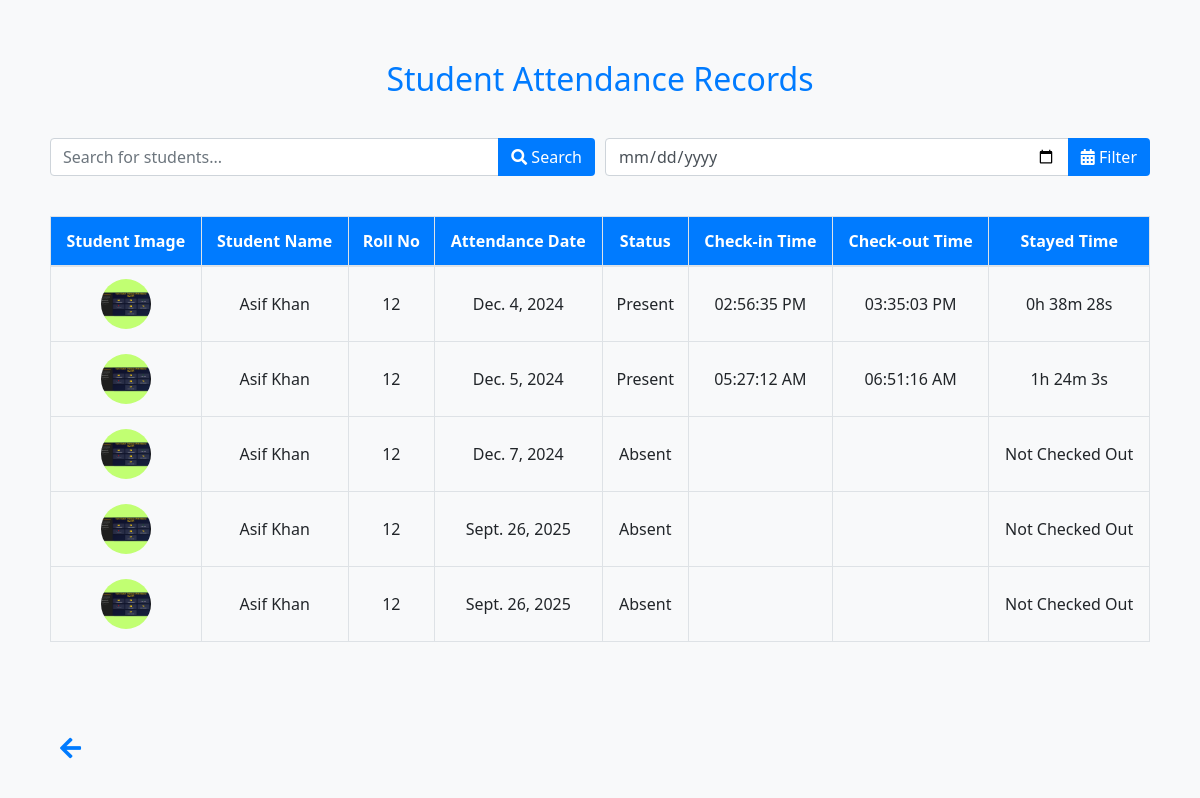
The app's page /attendance/ (signed in) with its own data.
### app1/models.py (models this page shows, shortened)
class Attendance(models.Model):
    student = models.ForeignKey(Student, on_delete=models.CASCADE)
    date = models.DateField()
    check_in_time = models.DateTimeField(null=True, blank=True)
    check_out_time = models.DateTimeField(null=True, blank=True)
    status = models.CharField(max_length=20, choices=[('Present', 'Present'), ('Absent', 'Absent')], default='Absent')
    is_late = models.BooleanField(default=False)
    email_sent = models.BooleanField(default=False)
    def calculate_duration(self):
        if self.check_in_time and self.check_out_time:
            duration = self.check_out_time - self.check_in_time
            hours, remainder = divmod(duration.total_seconds(), 3600)
            minutes, seconds = divmod(remainder, 60)
            return f"{int(hours)}h {int(minutes)}m {int(seconds)}s"
        return None

class Student(models.Model):
    user = models.OneToOneField(User, on_delete=models.CASCADE, related_name="student_profile")
    name = models.CharField(max_length=255)
    email = models.EmailField(max_length=255)
    phone_number = models.CharField(max_length=15)
    student_class = models.CharField(max_length=100)
    image = models.ImageField(upload_to='students/')
    authorized = models.BooleanField(default=False)
    roll_no = models.CharField(max_length=20)
    address = models.TextField()
    date_of_birth = models.DateField()
    joining_date = models.DateField()
    mother_name = models.CharField(max_length=255)
    father_name = models.CharField(max_length=255)

### app1/views.py (the view)
# urls.py: path('attendance/', views.student_attendance, name='student_attendance'),
@login_required
def student_attendance(request):
    user = request.user
    student = Student.objects.get(user=user)  # Fetch the logged-in student's profile
    search_query = request.GET.get('search', '')
    date_filter = request.GET.get('attendance_date', '')
    attendance_records = Attendance.objects.filter(student=student)
    if search_query:
        attendance_records = attendance_records.filter(Q(student__name__icontains=search_query) |
                                                      Q(student__roll_no__icontains=search_query))
    if date_filter:
        attendance_records = attendance_records.filter(date=date_filter)
    return render(request, 'student/student_attendance.html', {
        'student_attendance_data': attendance_records,
        'search_query': search_query,
        'date_filter': date_filter
    })

### templates/student/student_attendance.html (shortened to what this page needs)
<!DOCTYPE html>
<html lang="en">
<head>
    <link rel="stylesheet" href="https://stackpath.bootstrapcdn.com/bootstrap/4.5.2/css/bootstrap.min.css">
    <link rel="stylesheet" href="https://cdnjs.cloudflare.com/ajax/libs/font-awesome/5.15.3/css/all.min.css">
</head>
<body>
<div class="container">
    <h2 class="heading">Student Attendance Records</h2>
    <form method="get" class="filter-container">
        <div class="input-group">
            <input type="text" name="search" class="form-control" placeholder="Search for students..." value="{{ search_query }}">
            <div class="input-group-append">
                <button class="btn btn-custom" type="submit"><i class="fas fa-search"></i> Search</button>
            </div>
        </div>
        <div class="input-group">
            <input type="date" name="attendance_date" class="form-control" value="{{ date_filter }}">
            <div class="input-group-append">
                <button class="btn btn-custom" type="submit"><i class="fas fa-calendar-alt"></i> Filter</button>
            </div>
        </div>
    </form>
    <div class="table-responsive attendance-table">
        <table class="table table-bordered table-hover">
            <thead>
                <tr>
                    <th>Student Image</th>
                    <th>Student Name</th>
                    <th>Roll No</th>
                    <th>Attendance Date</th>
                    <th>Status</th>
                    <th>Check-in Time</th>
                    <th>Check-out Time</th>
                    <th>Stayed Time</th>
                </tr>
            </thead>
            <tbody>
                {% for attendance in student_attendance_data %}
                <tr>
                    <td>
                        {% if attendance.student.image %}
                            <img src="{{ attendance.student.image.url }}" alt="{{ attendance.student.name }}" style="width: 50px; height: 50px; border-radius: 50%;">
                        {% else %}
                            No Image
                        {% endif %}
                    </td>
                    <td>{{ attendance.student.name }}</td>
                    <td>{{ attendance.student.roll_no }}</td>
                    <td>{{ attendance.date }}</td>
                    <td>{{ attendance.status }}</td>
                    <td>{{ attendance.check_in_time|date:"h:i:s A" }}</td>
                    <td>{{ attendance.check_out_time|date:"h:i:s A" }}</td>
                    <td>
                        {% if attendance.check_in_time and attendance.check_out_time %}
                            {{ attendance.calculate_duration }}
                        {% else %}
                            Not Checked Out
                        {% endif %}
                    </td>
                </tr>
                {% empty %}
                    <tr>
                        <td colspan="8">No attendance records found.</td>
                    </tr>
                {% endfor %}
            </tbody>
        </table>
    </div>
    <div class="footer">
        <i class="fas fa-arrow-left back-icon" onclick="location.href='/'"></i>
    </div>
</div>
</body>
</html>

### templates/student/student_attendance.html (style rules this page uses)
body, html { margin: 0; padding: 0; font-family: 'Segoe UI', Tahoma, Geneva, Verdana, sans-serif; background-color: #f8f9fa; color: #343a40; }
.container { padding: 20px; min-height: 100vh; display: flex; flex-direction: column; }
.table-responsive { margin-top: 20px; flex-grow: 1; }
.table thead th { vertical-align: middle; text-align: center; background-color: #007bff; color: white; }
.table td, .table th { vertical-align: middle; text-align: center; }
.heading { text-align: center; margin: 40px 0; color: #007bff; }
.footer { margin-top: auto; padding: 10px 0; text-align: left; }
.back-icon { padding: 10px; font-size: 1.5em; color: #007bff; cursor: pointer; transition: color 0.3s ease; }
.filter-container { display: flex; justify-content: space-between; margin-bottom: 20px; }
.filter-container .input-group { flex: 1; margin-right: 10px; }
.filter-container .input-group:last-child { margin-right: 0; }
.btn-custom { background-color: #007bff; color: white; }

### records on screen
Attendance: student.image (picture), student.name "Asif Khan", student.roll_no "12", date "Dec. 4, 2024", status "Present", check_in_time "02:56:35 PM", check_out_time "03:35:03 PM", calculate_duration "0h 38m 28s"
Attendance: student.image (picture), student.name "Asif Khan", student.roll_no "12", date "Dec. 5, 2024", status "Present", check_in_time "05:27:12 AM", check_out_time "06:51:16 AM", calculate_duration "1h 24m 3s"
Attendance: student.image (picture), student.name "Asif Khan", student.roll_no "12", date "Dec. 7, 2024", status "Absent", shows "Not Checked Out"
Attendance: student.image (picture), student.name "Asif Khan", student.roll_no "12", date "Sept. 26, 2025", status "Absent", shows "Not Checked Out"
Attendance: student.image (picture), student.name "Asif Khan", student.roll_no "12", date "Sept. 26, 2025", status "Absent", shows "Not Checked Out"
